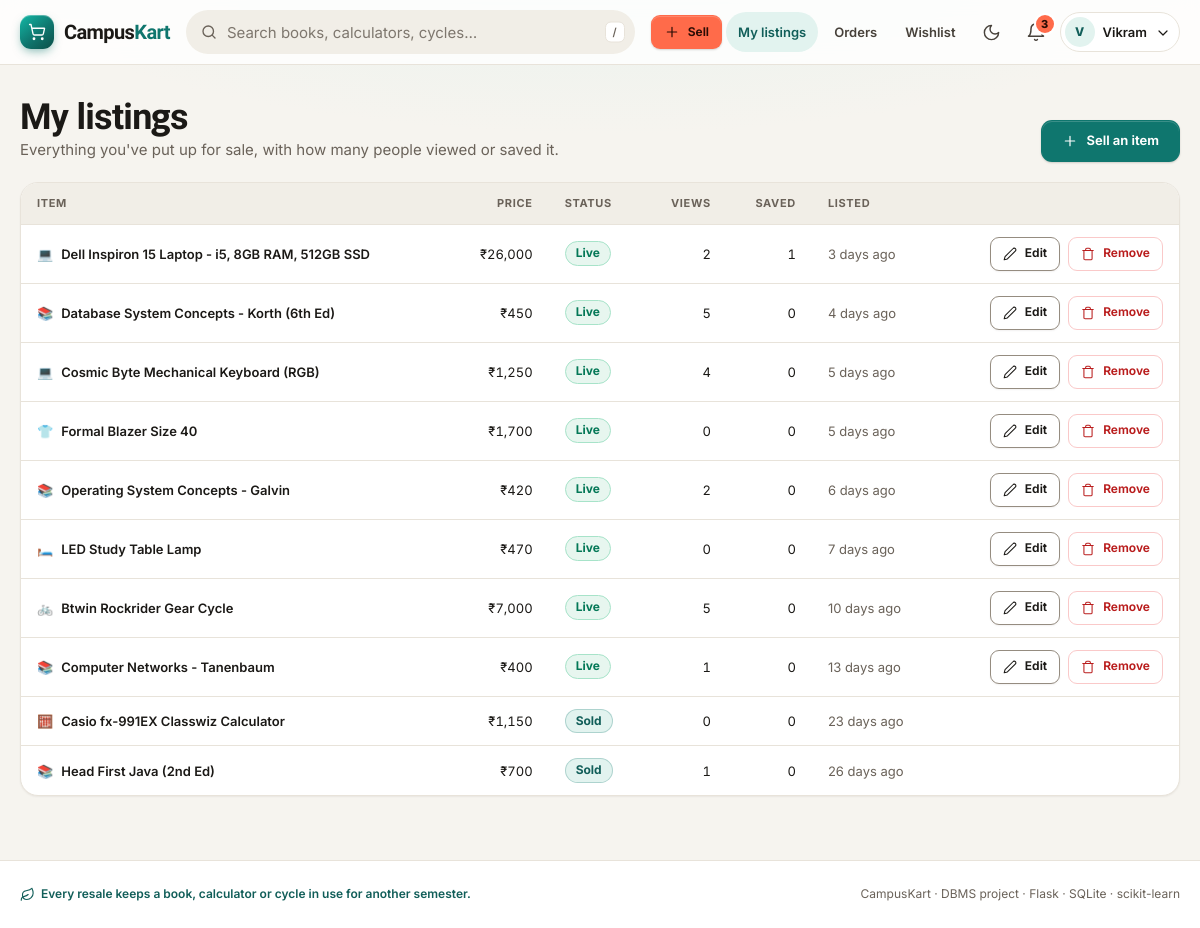
/my-listings (signed in), run on an earlier commit of the app's database.
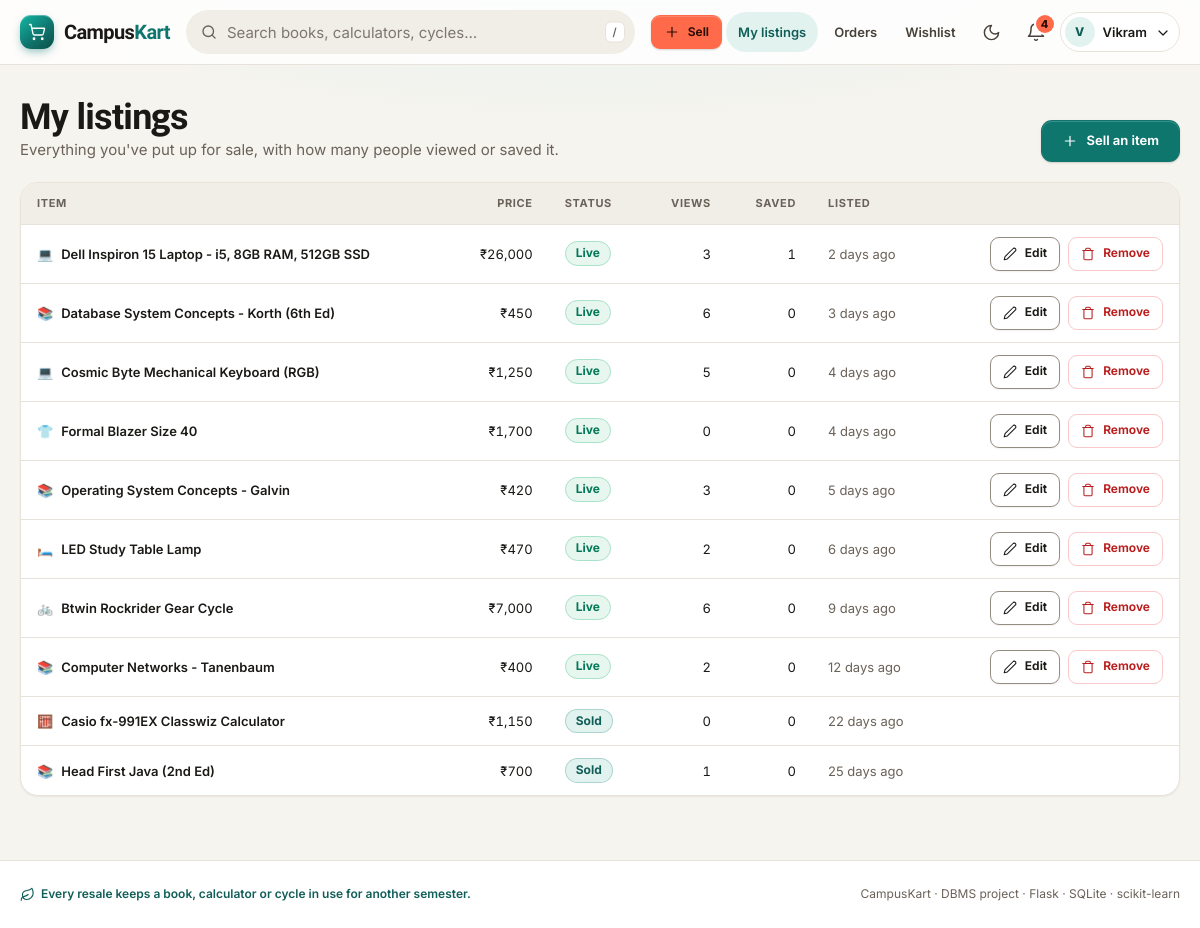
And on a later commit of the database.
### tables this page shows
CREATE TABLE users (
    user_id       INTEGER PRIMARY KEY AUTOINCREMENT,
    name          TEXT    NOT NULL,
    email         TEXT    NOT NULL UNIQUE,
    password_hash TEXT    NOT NULL,
    role          TEXT    NOT NULL DEFAULT 'user' CHECK (role IN ('user', 'admin')),
    branch        TEXT,
    year          INTEGER CHECK (year BETWEEN 1 AND 4),
    phone         TEXT,
    is_blocked    INTEGER NOT NULL DEFAULT 0 CHECK (is_blocked IN (0, 1)),
    created_at    TEXT    NOT NULL DEFAULT (datetime('now', 'localtime'))
);

CREATE TABLE products (
    product_id     INTEGER PRIMARY KEY AUTOINCREMENT,
    seller_id      INTEGER NOT NULL REFERENCES users(user_id) ON DELETE CASCADE,
    category_id    INTEGER NOT NULL REFERENCES categories(category_id),
    title          TEXT    NOT NULL,
    description    TEXT    NOT NULL,
    original_price REAL    NOT NULL CHECK (original_price > 0),
    price          REAL    NOT NULL CHECK (price > 0),
    condition      TEXT    NOT NULL CHECK (condition IN ('New', 'Like New', 'Good', 'Fair')),
    age_months     INTEGER NOT NULL DEFAULT 0 CHECK (age_months >= 0),
    status         TEXT    NOT NULL DEFAULT 'available'
                   CHECK (status IN ('pending', 'available', 'sold', 'rejected', 'removed')),
    is_flagged     INTEGER NOT NULL DEFAULT 0 CHECK (is_flagged IN (0, 1)),
    spam_score     REAL    NOT NULL DEFAULT 0,      -- filled by AI spam detector
    flag_reason    TEXT,
    created_at     TEXT    NOT NULL DEFAULT (datetime('now', 'localtime'))
);

### app.py (the view)
@app.route("/my-listings")
@login_required
def my_listings():
    items = query("""SELECT d.*, (SELECT COUNT(*) FROM product_views v WHERE v.product_id = d.product_id) AS views,
                            (SELECT COUNT(*) FROM wishlist w WHERE w.product_id = d.product_id) AS wishes
                     FROM v_product_details d WHERE d.seller_id = ? AND d.status <> 'removed'
                     ORDER BY d.created_at DESC""", (g.user["user_id"],))
    return render_template("my_listings.html", items=items)

### app.py (called while the page is built)
def get_db():
    if "db" not in g:
        g.db = sqlite3.connect(DB_PATH)
        g.db.row_factory = sqlite3.Row
        g.db.execute("PRAGMA foreign_keys = ON")
    return g.db

def query(sql, args=(), one=False):
    rows = get_db().execute(sql, args).fetchall()
    return (rows[0] if rows else None) if one else rows

@app.before_request
def load_user():
    g.user = None
    if "user_id" in session:
        g.user = query("SELECT * FROM users WHERE user_id = ?", (session["user_id"],), one=True)
        if g.user is None or g.user["is_blocked"]:
            session.clear()
            g.user = None

def login_required(view):
    @wraps(view)
    def wrapped(*args, **kwargs):
        if g.user is None:
            flash("Log in to continue.", "info")
            return redirect(url_for("login", next=request.path))
        return view(*args, **kwargs)
    return wrapped

@app.context_processor
def inject_globals():
    unread = 0
    if g.user:
        unread = query("SELECT COUNT(*) AS n FROM notifications WHERE user_id = ? AND is_read = 0",
                       (g.user["user_id"],), one=True)["n"]
    return {"categories": query("SELECT * FROM categories ORDER BY category_id"),
            "unread_count": unread, "conditions": CONDITIONS}

@app.template_filter("inr")
def inr(value):
    n = str(int(round(value or 0)))
    if len(n) <= 3:
        return n
    head, tail = n[:-3], n[-3:]
    parts = []
    while len(head) > 2:
        parts.insert(0, head[-2:])
        head = head[:-2]
    if head:
        parts.insert(0, head)
    return ",".join(parts) + "," + tail

@app.template_filter("ago")
def time_ago(ts):
    try:
        dt = datetime.strptime(ts, "%Y-%m-%d %H:%M:%S")
    except (TypeError, ValueError):
        return ts
    secs = (datetime.now() - dt).total_seconds()
    for unit, size in (("day", 86400), ("hour", 3600), ("min", 60)):
        if secs >= size:
            n = int(secs // size)
            return f"{n} {unit}{'s' if n > 1 else ''} ago"
    return "just now"

### templates/my_listings.html (shortened to what this page needs)
{% extends "base.html" %}
{% from "_macros.html" import status_pill, icon, empty_state %}
{% block content %}
<div class="section-head">
  <div>
    <h1>My listings</h1>
    <p class="muted mb-0">Everything you've put up for sale, with how many people viewed or saved it.</p>
  </div>
  <a class="btn" href="{{ url_for('sell') }}">{{ icon('plus', 16) }}Sell an item</a>
</div>
{% if items %}
<div class="card card-flush table-wrap">
  <table>
    <thead>
      <tr><th scope="col">Item</th><th scope="col" class="num">Price</th><th scope="col">Status</th>
          <th scope="col" class="num">Views</th><th scope="col" class="num">Saved</th><th scope="col">Listed</th>
          <th scope="col"><span class="sr-only">Actions</span></th></tr>
    </thead>
    <tbody>
    {% for p in items %}
    <tr>
      <td>
        <a class="item-link" href="{{ url_for('product', pid=p.product_id) }}"><span aria-hidden="true">{{ p.category_icon }}</span>{{ p.title }}</a>
      </td>
      <td class="num">₹{{ p.price|inr }}</td>
      <td>{{ status_pill(p.status) }}</td>
      <td class="num">{{ p.views }}</td>
      <td class="num">{{ p.wishes }}</td>
      <td class="muted nowrap">{{ p.created_at|ago }}</td>
      <td>
        {% if p.status in ['available', 'pending'] %}
        <div class="row-actions">
          <a class="btn btn-outline btn-sm" href="{{ url_for('edit_listing', pid=p.product_id) }}">{{ icon('edit', 14) }}Edit<span class="sr-only"> {{ p.title }}</span></a>
          <form class="inline" method="post" action="{{ url_for('remove_listing', pid=p.product_id) }}"
                data-confirm-title="Remove this listing?"
                data-confirm="“{{ p.title }}” will no longer be visible to buyers. You can list it again later."
                data-confirm-ok="Remove listing" data-confirm-cancel="Keep it" data-confirm-tone="danger">
            <button class="btn btn-danger-outline btn-sm">{{ icon('trash', 14) }}Remove<span class="sr-only"> {{ p.title }}</span></button>
          </form>
        </div>
        {% endif %}
      </td>
    </tr>
    {% endfor %}
    </tbody>
  </table>
</div>
{% else %}
{{ empty_state('package', "You haven't listed anything yet",
               'Old books, calculators and lab gear sell fast. We will even suggest a fair price.',
               'Sell your first item', url_for('sell')) }}
{% endif %}
{% endblock %}

### templates/base.html (shortened to what this page needs)
{% from "_macros.html" import icon %}
{% set ep = request.endpoint %}
<!doctype html>
<html lang="en">
<head>
  <link rel="stylesheet" href="{{ url_for('static', filename='style.css') }}">
</head>
<body>
<header class="site-header">
  <div class="container header-row">
    <a class="logo" href="{{ url_for('index') }}" aria-label="CampusKart home">
      <span class="logo-mark">{{ icon('cart', 18) }}</span>
      <span aria-hidden="true">Campus<span class="accent">Kart</span></span>
    </a>
    {% if not g.user or g.user.role != 'admin' %}
    <form class="search-bar" action="{{ url_for('search') }}" role="search">
      <input id="site-search" name="q" type="search" placeholder="Search books, calculators, cycles…"
             value="{{ q or '' }}" autocomplete="off" enterkeyhint="search" aria-keyshortcuts="/">
      <kbd aria-hidden="true">/</kbd>
    </form>
    {% endif %}
    <nav class="nav-links" aria-label="Main">
      {% if g.user %}
        {% if g.user.role == 'admin' %}
          <a class="nav-link" href="{{ url_for('admin_dashboard') }}" {% if ep and ep.startswith('admin') %}aria-current="page"{% endif %}>{{ icon('shield', 16) }}Admin</a>
        {% else %}
          <a class="btn btn-sm btn-accent btn-sell" href="{{ url_for('sell') }}">{{ icon('plus', 16) }}Sell</a>
          {% for e, label in [('my_listings', 'My listings'), ('orders', 'Orders'), ('wishlist', 'Wishlist')] %}
          <a class="nav-link" href="{{ url_for(e) }}" {% if ep == e %}aria-current="page"{% endif %}>{{ label }}</a>
          {% endfor %}
        {% endif %}
      {% endif %}
      <button class="icon-btn theme-toggle" type="button" id="theme-toggle" aria-label="Switch to dark theme">
        {{ icon('moon', 19, 'moon') }}{{ icon('sun', 19, 'sun') }}
      </button>
      {% if g.user %}
        <a class="icon-btn" href="{{ url_for('notifications') }}"
           aria-label="Notifications{% if unread_count %}, {{ unread_count }} unread{% endif %}"
           {% if ep == 'notifications' %}aria-current="page"{% endif %}>
          {{ icon('bell', 20) }}
          {% if unread_count %}<span class="badge-count" aria-hidden="true">{{ unread_count if unread_count < 10 else '9+' }}</span>{% endif %}
        </a>
        <div class="menu" data-menu>
          <button class="menu-trigger" type="button" aria-haspopup="true" aria-expanded="false" aria-controls="account-menu">
            <span class="avatar" aria-hidden="true">{{ g.user.name[0] }}</span>
            <span class="name">{{ g.user.name.split()[0] }}</span>
            <span class="chev">{{ icon('chevron-down', 16) }}</span>
          </button>
        </div>
      {% else %}
        <a class="nav-link keep" href="{{ url_for('login') }}" {% if ep == 'login' %}aria-current="page"{% endif %}>Log in</a>
        <a class="btn btn-sm" href="{{ url_for('register') }}">Sign up</a>
      {% endif %}
    </nav>
  </div>
</header>
<main id="main" tabindex="-1">
  <div class="container">
    {% block content %}{% endblock %}
  </div>
</main>
<footer class="site-footer">
  <div class="container">
    <span class="eco">{{ icon('leaf', 15) }}Every resale keeps a book, calculator or cycle in use for another semester.</span>
    <span>CampusKart · DBMS project · Flask · SQLite · scikit-learn</span>
  </div>
</footer>
</body>
</html>

### templates/_macros.html (shortened to what this page needs)
{% macro icon(name, size=18, cls='') -%}
<svg class="icon {{ cls }}" width="{{ size }}" height="{{ size }}" viewBox="0 0 24 24" fill="none" stroke="currentColor" stroke-width="1.8" stroke-linecap="round" stroke-linejoin="round" aria-hidden="true" focusable="false">{{ ICONS.get(name, '')|safe }}</svg>
{%- endmacro %}
{% macro status_pill(s) %}
{% set css = {'available': 'good', 'placed': 'brand', 'completed': 'good', 'sold': 'brand',
              'pending': 'warn', 'cancelled': 'bad', 'rejected': 'bad', 'removed': 'bad',
              'countered': 'brand', 'accepted': 'good', 'withdrawn': '', 'expired': ''} %}
{% set label = {'placed': 'Awaiting pickup', 'pending': 'Pending', 'available': 'Live',
                'countered': 'Countered', 'rejected': 'Declined', 'withdrawn': 'Withdrawn'} %}
<span class="pill pill-{{ css.get(s, '') }}">{{ label.get(s, s|capitalize) }}</span>
{% endmacro %}

What changed in the data, as far as the page shows it:
changed products "Dell Inspiron 15 Laptop - i5, 8GB RAM, 512GB SSD": views "2" → "3"; created_at|ago "3 days ago" → "2 days ago"
changed products "Database System Concepts - Korth (6th Ed)": views "5" → "6"; created_at|ago "4 days ago" → "3 days ago"
changed products "Cosmic Byte Mechanical Keyboard (RGB)": views "4" → "5"; created_at|ago "5 days ago" → "4 days ago"
changed products "Formal Blazer Size 40": created_at|ago "5 days ago" → "4 days ago"
changed products "Operating System Concepts - Galvin": views "2" → "3"; created_at|ago "6 days ago" → "5 days ago"
changed products "LED Study Table Lamp": views "0" → "2"; created_at|ago "7 days ago" → "6 days ago"
changed products "Btwin Rockrider Gear Cycle": views "5" → "6"; created_at|ago "10 days ago" → "9 days ago"
changed products "Computer Networks - Tanenbaum": views "1" → "2"; created_at|ago "13 days ago" → "12 days ago"
changed products "Casio fx-991EX Classwiz Calculator": created_at|ago "23 days ago" → "22 days ago"
changed products "Head First Java (2nd Ed)": created_at|ago "26 days ago" → "25 days ago"
Also different on the page:
{{ unread_count if unread_count < 10 else '9+' }}: "3" → "4"
